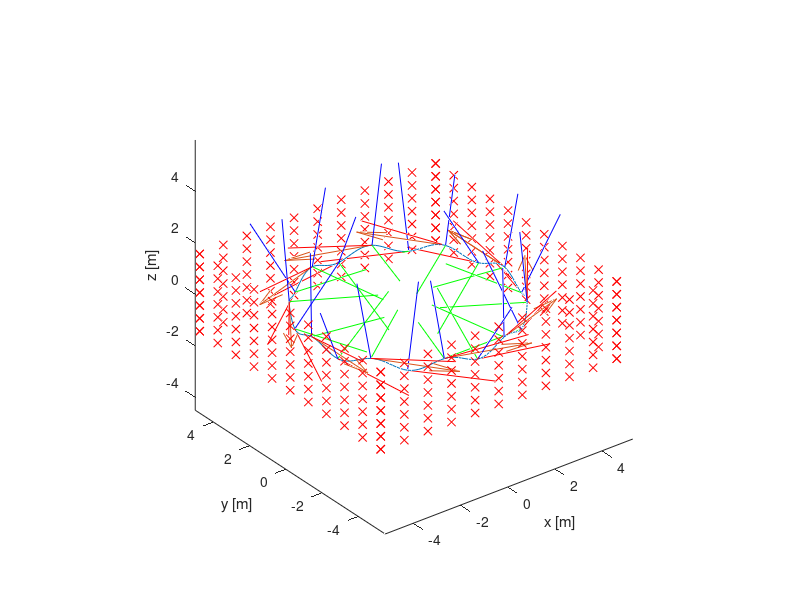

Here is the MATLAB script that generated this plot:
function circularCurveAndFeatures()
% simulate a circular sinusoidal trajectory and points on a wall.
% refer to Camera-IMU-based localization: Observability
% analysis and consistency improvement.
close all;
% motion
% translation part
step = 2*pi/200;
t = 0:step:2*pi;
[x, y, z, ~, ~, ~] = trajectory_positions(t);
plot3(x, y, z); hold on;

% draw the directions
step = 2*pi/10;
t_sparse = 0:step:2*pi;
[x_sparse, y_sparse, z_sparse, u, v, w] = trajectory_positions(t_sparse);
quiver3(x_sparse, y_sparse, z_sparse, u, v, w);
axis equal;
xlabel('x [m]');
ylabel('y [m]');
zlabel('z [m]');

% rotation part
rotations = trajectory_orientations(t);

for i = 1:size(rotations, 2)
    % draw local frame
    if mod(i, 10) == 0
        origin = [x(i); y(i); z(i)];
        axis_tips = repmat(origin, 1, 3) + rotations{i} * nearest_depth();
        colors = {'r', 'g', 'b'};
        for j = 1:3
            axis_segment = [origin, axis_tips(:, j)];
            plot3(axis_segment(1, :), axis_segment(2, :), axis_segment(3, :), colors{j});
        end
    end
end

box_landmark_grid();

end

function rotation_differentiation_test()
% compute angular rate by rotation symbolic differentation.
syms t real
syms r h f positive

R = orientation(t, r, h, f);
Rprime = diff(R, t);
Rprime = simplify(Rprime)

t = 0.2;
r = 4;
h = 0.18;
f = 10;
valR = double(subs(R))
valRprime = double(subs(Rprime));
valOmega = valR' * valRprime
assert(norm(valOmega + valOmega') < 1e-10);
end

% structure 1
function cylinder_landmark_grid()
step = 2*pi/40;
theta = 0:step:2*pi;
fx = get_wall_radius() * sin(theta);
fy = get_wall_radius() * cos(theta);

for i = 1:7
    fz = ones(1, size(theta, 2)) * (i - 4) * get_wall_height() * 0.5 / 3.0;
    noise = (rand(size(theta)) - 0.5) * 0.1;
    % add noise to fz if you will. But it seems not necessary.
    plot3(fx, fy, fz, 'rx')
end
end

% structure 2
function box_landmark_grid()
xyincrement = 1.0;
zincrement = 0.5;
wr = get_wall_radius();
h = get_wall_height();
xycoordinates = -wr:xyincrement:wr;
zcoordinates = -h*0.5:zincrement:h*0.5;
assert(size(zcoordinates, 2)==7);
[XY, Z] = meshgrid(xycoordinates, zcoordinates);
X = - get_wall_radius() * ones(size(XY));
plot3(X, XY, Z, 'rx'); % left
plot3(-X, XY, Z, 'rx'); % right
plot3(XY, X, Z, 'rx'); % back
plot3(XY, -X, Z, 'rx'); % front
end

function [x, y, z, u, v, w] = trajectory_positions(t)
% speed about 1.2 m/s
trajectory_radius = get_trajectory_radius();
angular_rate = 1.2 / trajectory_radius;
epochs = t/angular_rate;
disp(['One round takes time ', num2str(epochs(end)), ' secs.']);
wh = wave_height();
frequency_num = get_frequency_number();
[x, y, z] = position(t, trajectory_radius, wh, frequency_num);
% gradient
u = - sin(t);
v = cos(t);
w = -wh * frequency_num * sin(frequency_num*t) / trajectory_radius;
end

function [x, y, z] = position(t, trajectory_radius, wave_height, frequency_num)
% t_WB_B
x = trajectory_radius*cos(t);
y = trajectory_radius*sin(t);
z = wave_height * cos(frequency_num*t);
end

function d = nearest_depth()
trajectory_radius = get_trajectory_radius();
wall_radius = get_wall_radius();
d = sqrt(wall_radius * wall_radius - trajectory_radius * trajectory_radius);
end

function wh = wave_height()
trajectory_radius = get_trajectory_radius();
halfz = 0.5*get_wall_height();
nd = nearest_depth();
tan_vertical_half_Fov = halfz / nd;

frequency_num = get_frequency_number();
% decrease the coefficient to make more point visible.
coeff = 0.9;
wh = coeff * (tan_vertical_half_Fov * trajectory_radius / frequency_num);
disp(['wave height in rotation ', num2str(wh)]);
end

function wr = get_wall_radius()
wr = 5;
end

function z = get_wall_height()
z=3;
end

function tr = get_trajectory_radius()
tr = 4;
end

function fn = get_frequency_number()
fn = 10;
end

function Rx = rotx(theta)
ct = cos(theta);
st = sin(theta);
Rx = [1, 0, 0; 0, ct, st; 0, -st, ct];
end

function R_WB = orientation(t, trajectory_radius, wave_height, frequency_num)
F = [- trajectory_radius*sin(t);
        trajectory_radius*cos(t);
        -wave_height * frequency_num * sin(frequency_num*t);];
    F = F / sqrt(F' * F);
    L = [-cos(t); -sin(t); 0];
    U = cross(F, L);
    U = U / sqrt(U' * U);
    R_WB = [F, L, U];
    Rx = rotx(30 * pi/180 * sin(5 * t)); % add rotation about another axis.
    R_WB = R_WB * Rx;
end

function rotations = trajectory_orientations(t)
wh = wave_height();
rotations = cell(size(t));
for i = 1:size(t, 2)
    rotations{i} = orientation(t(i), get_trajectory_radius(), wh, ...
        get_frequency_number());
end
end



